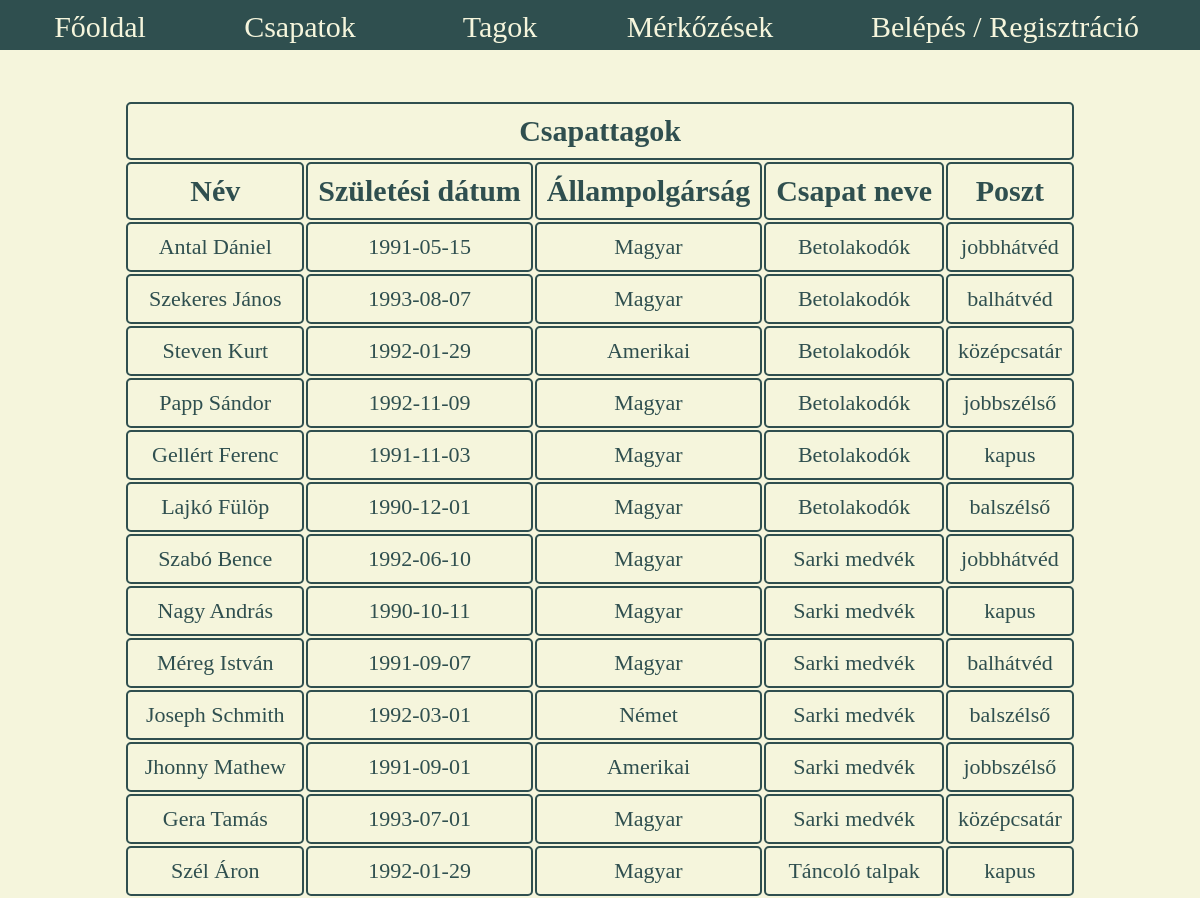
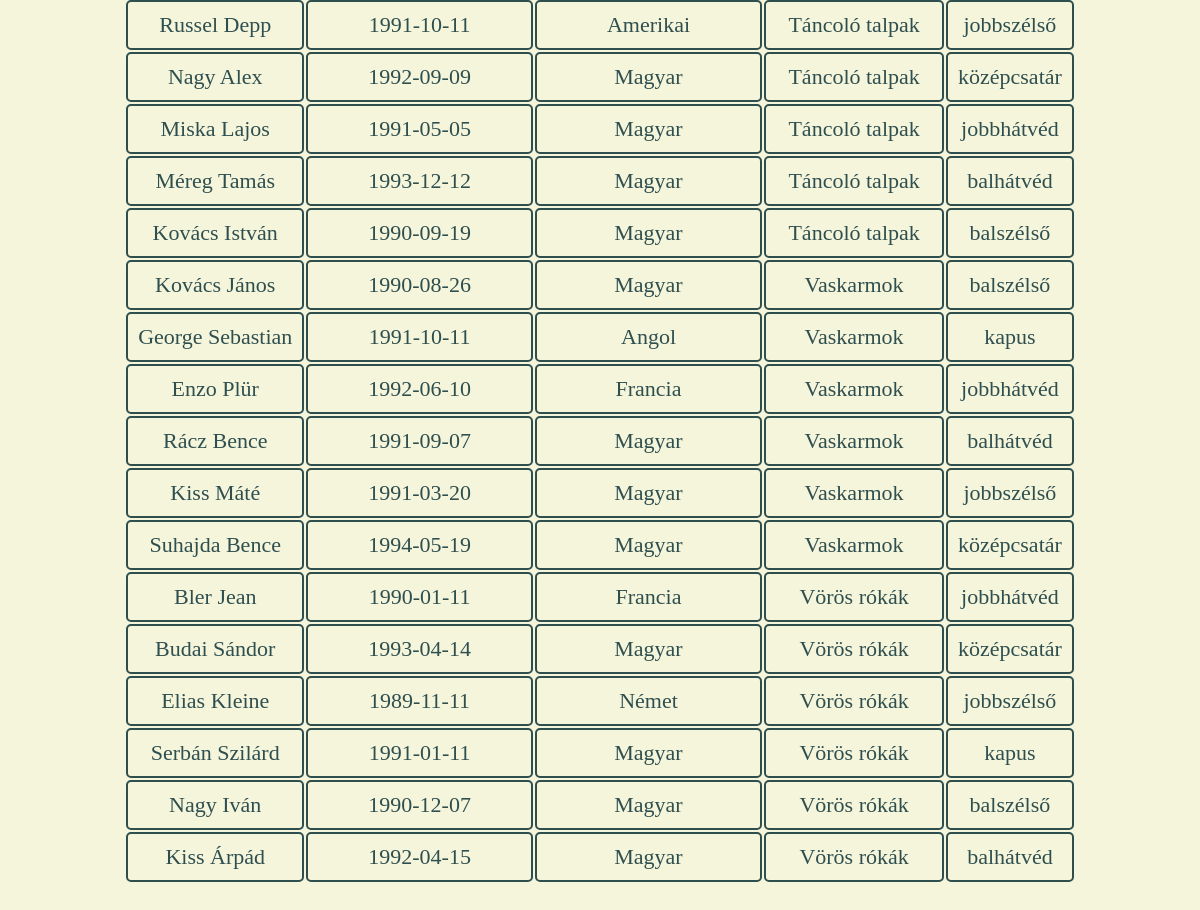
Page /main/tag_no_in.php on the committed database (2 pictures, top to bottom).
### tables this page shows
CREATE TABLE `tag` (
  `nev` varchar(50) NOT NULL,
  `szuletesidatum` date NOT NULL,
  `allampolgarsag` varchar(50) NOT NULL,
  `csapatnev` varchar(50) NOT NULL,
  `posztid` int(1) NOT NULL
);

CREATE TABLE `poszt` (
  `id` int(1) NOT NULL,
  `nev` varchar(50) NOT NULL
);

### main/db_connect.php (called while the page is built, shortened)
<?php
function csapatsport_connect(){
    $csatlakozas = mysqli_connect("localhost","root","") or die("Nem lehet csatlakozni!");
    mysqli_query($csatlakozas, "SET NAMES utf8");
    mysqli_query($csatlakozas, "SET Character_set_results=utf8");
    mysqli_set_charset($csatlakozas,"utf8");
    return $csatlakozas;
}
function tagokleker(){
    if (!($tag = csapatsport_connect())){
        return false;
    }
    $leker = mysqli_query($tag,"SELECT t.nev, szuletesidatum, allampolgarsag, csapatnev, p.nev as Poszt, p.id as poszt_id FROM tag t
    INNER JOIN poszt p ON t.posztid = p.id order by csapatnev");
    return $leker;
}

### main/tag_no_in.php (the view, shortened to what this page needs)
<?php
require_once "db_connect.php"
?>
<!DOCTYPE html>
<html lang="hu">
<head>
    <link rel="stylesheet" href="../css/style.css">
</head>
<header>
    <div id="menu"><ul>
            <li><a href="../index.php">Főoldal</a></li>
            <li><a href="csapat_no_in.php">Csapatok</a></li>
            <li><a href="tag_no_in.php">Tagok</a></li>
            <li><a href="merkozes_no_in.php">Mérkőzések</a></li>
            <li><a href="bere.php" style="width: 270px; padding-left: 70px">Belépés / Regisztráció</a></li>
    </div>
</header><div id="main">
<table>
    <tr><th colspan="6">Csapattagok</th> </tr>
    <tr>
        <th>Név</th>
        <th>Születési dátum</th>
        <th>Állampolgárság</th>
        <th>Csapat neve</th>
        <th>Poszt</th>
    </tr>
<?php
$tagok = tagokleker();
while( $sor = mysqli_fetch_assoc($tagok)) {
    echo '<tr>';
    echo '<td>' . $sor['nev'] . '</td>';
    echo '<td>' . $sor['szuletesidatum'] . '</td>';
    echo '<td>' . $sor['allampolgarsag'] . '</td>';
    echo '<td>' . $sor['csapatnev'] . '</td>';
    echo '<td>' . $sor['Poszt'] . '</td>';
}
?>
</table>
</div>
</body>
</html>

### css/style.css (style rules this page uses)
:root { --vaj: beige; --zoldes: darkslategray; --szurke: lightgray; --lightmandarin: #d0b588; }
header { position: fixed; top: 0; width: 100%; height: 50px; background-color: var(--zoldes); z-index: 1; }
#menu { width: 1250px; margin: 10px auto 0; font-size:30px }
#menu ul { padding: 0; margin: 0; color:var(--vaj); background:var(--zoldes); width:100%; }
#menu li { position:relative; float:left; list-style-type:none; text-align:center; }
#menu li a { display:block; text-decoration:none; color:var(--vaj); width:200px; }
#main { margin-top: 100px; text-align: center; font-size: 30px; color: var(--zoldes); }
#main table { margin: 0 auto; border-radius: 10px; padding-bottom: 50px; }
#main table th, td { padding: 10px; border: 2px solid var(--zoldes); border-radius: 5px }
#main table td { font-size: 22px; }

### rows in the picture
tag: nev "Antal Dániel", szuletesidatum "1991-05-15", allampolgarsag "Magyar", csapatnev "Betolakodók", posztid.nev "jobbhátvéd"
tag: nev "Szekeres János", szuletesidatum "1993-08-07", allampolgarsag "Magyar", csapatnev "Betolakodók", posztid.nev "balhátvéd"
tag: nev "Steven Kurt", szuletesidatum "1992-01-29", allampolgarsag "Amerikai", csapatnev "Betolakodók", posztid.nev "középcsatár"
tag: nev "Papp Sándor", szuletesidatum "1992-11-09", allampolgarsag "Magyar", csapatnev "Betolakodók", posztid.nev "jobbszélső"
tag: nev "Gellért Ferenc", szuletesidatum "1991-11-03", allampolgarsag "Magyar", csapatnev "Betolakodók", posztid.nev "kapus"
tag: nev "Lajkó Fülöp", szuletesidatum "1990-12-01", allampolgarsag "Magyar", csapatnev "Betolakodók", posztid.nev "balszélső"
tag: nev "Szabó Bence", szuletesidatum "1992-06-10", allampolgarsag "Magyar", csapatnev "Sarki medvék", posztid.nev "jobbhátvéd"
tag: nev "Nagy András", szuletesidatum "1990-10-11", allampolgarsag "Magyar", csapatnev "Sarki medvék", posztid.nev "kapus"
tag: nev "Méreg István", szuletesidatum "1991-09-07", allampolgarsag "Magyar", csapatnev "Sarki medvék", posztid.nev "balhátvéd"
tag: nev "Joseph Schmith", szuletesidatum "1992-03-01", allampolgarsag "Német", csapatnev "Sarki medvék", posztid.nev "balszélső"
tag: nev "Jhonny Mathew", szuletesidatum "1991-09-01", allampolgarsag "Amerikai", csapatnev "Sarki medvék", posztid.nev "jobbszélső"
tag: nev "Gera Tamás", szuletesidatum "1993-07-01", allampolgarsag "Magyar", csapatnev "Sarki medvék", posztid.nev "középcsatár"
tag: nev "Szél Áron", szuletesidatum "1992-01-29", allampolgarsag "Magyar", csapatnev "Táncoló talpak", posztid.nev "kapus"
tag: nev "Russel Depp", szuletesidatum "1991-10-11", allampolgarsag "Amerikai", csapatnev "Táncoló talpak", posztid.nev "jobbszélső"
tag: nev "Nagy Alex", szuletesidatum "1992-09-09", allampolgarsag "Magyar", csapatnev "Táncoló talpak", posztid.nev "középcsatár"
tag: nev "Miska Lajos", szuletesidatum "1991-05-05", allampolgarsag "Magyar", csapatnev "Táncoló talpak", posztid.nev "jobbhátvéd"
tag: nev "Méreg Tamás", szuletesidatum "1993-12-12", allampolgarsag "Magyar", csapatnev "Táncoló talpak", posztid.nev "balhátvéd"
tag: nev "Kovács István", szuletesidatum "1990-09-19", allampolgarsag "Magyar", csapatnev "Táncoló talpak", posztid.nev "balszélső"
tag: nev "Kovács János", szuletesidatum "1990-08-26", allampolgarsag "Magyar", csapatnev "Vaskarmok", posztid.nev "balszélső"
tag: nev "George Sebastian", szuletesidatum "1991-10-11", allampolgarsag "Angol", csapatnev "Vaskarmok", posztid.nev "kapus"
tag: nev "Enzo Plür", szuletesidatum "1992-06-10", allampolgarsag "Francia", csapatnev "Vaskarmok", posztid.nev "jobbhátvéd"
tag: nev "Rácz Bence", szuletesidatum "1991-09-07", allampolgarsag "Magyar", csapatnev "Vaskarmok", posztid.nev "balhátvéd"
tag: nev "Kiss Máté", szuletesidatum "1991-03-20", allampolgarsag "Magyar", csapatnev "Vaskarmok", posztid.nev "jobbszélső"
tag: nev "Suhajda Bence", szuletesidatum "1994-05-19", allampolgarsag "Magyar", csapatnev "Vaskarmok", posztid.nev "középcsatár"
tag: nev "Bler Jean", szuletesidatum "1990-01-11", allampolgarsag "Francia", csapatnev "Vörös rókák", posztid.nev "jobbhátvéd"
tag: nev "Budai Sándor", szuletesidatum "1993-04-14", allampolgarsag "Magyar", csapatnev "Vörös rókák", posztid.nev "középcsatár"
tag: nev "Elias Kleine", szuletesidatum "1989-11-11", allampolgarsag "Német", csapatnev "Vörös rókák", posztid.nev "jobbszélső"
tag: nev "Serbán Szilárd", szuletesidatum "1991-01-11", allampolgarsag "Magyar", csapatnev "Vörös rókák", posztid.nev "kapus"
tag: nev "Nagy Iván", szuletesidatum "1990-12-07", allampolgarsag "Magyar", csapatnev "Vörös rókák", posztid.nev "balszélső"
tag: nev "Kiss Árpád", szuletesidatum "1992-04-15", allampolgarsag "Magyar", csapatnev "Vörös rókák", posztid.nev "balhátvéd"
